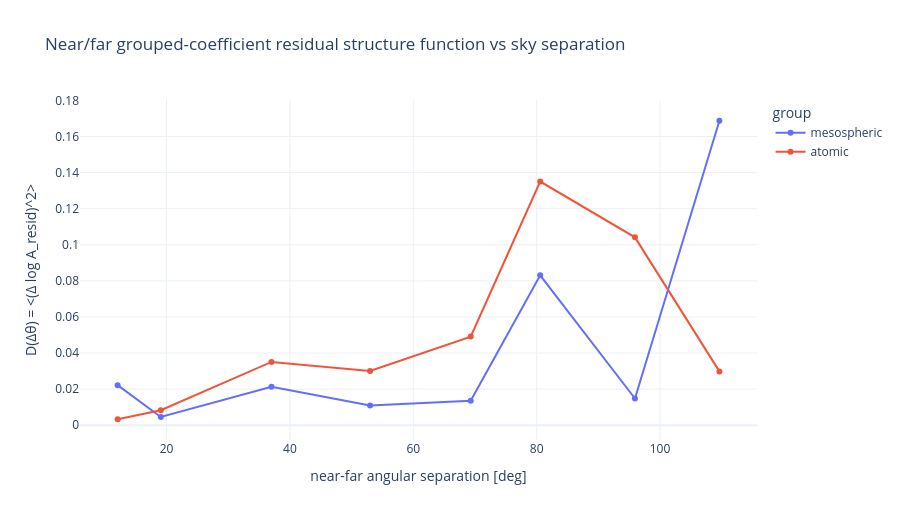

The code cell stored with this chart in its notebook:
### Markdown cell above
## Layer-Normalized Structure Function Diagnostics

This section measures the near/far pair structure function for grouped coefficients after optional van Rhijn normalization. It is intended as a first empirical check on the spatial variability scale available to the model.

### Code cell
# Structure-function diagnostics for grouped coefficients after van Rhijn + airmass normalization

def _angular_separation_deg(ra1_deg, dec1_deg, ra2_deg, dec2_deg):
    ra1 = np.deg2rad(np.asarray(ra1_deg, dtype=np.float64))
    dec1 = np.deg2rad(np.asarray(dec1_deg, dtype=np.float64))
    ra2 = np.deg2rad(np.asarray(ra2_deg, dtype=np.float64))
    dec2 = np.deg2rad(np.asarray(dec2_deg, dtype=np.float64))
    cos_sep = (
        np.sin(dec1) * np.sin(dec2)
        + np.cos(dec1) * np.cos(dec2) * np.cos(ra1 - ra2)
    )
    cos_sep = np.clip(cos_sep, -1.0, 1.0)
    return np.rad2deg(np.arccos(cos_sep))


def _group_amplitude(coef_block, reducer='sum'):
    """Collapse a group's coefficients to one amplitude per row.

    'sum' is the default because it is the total zenith-equivalent emissivity
    of the group, which is what the structure function is meant to track. A
    median over a group is dominated by whichever coefficients happen to be
    mid-magnitude, and for a group like the 402 OH line coefficients it can
    land near zero and be pushed into the logarithm floor.
    """
    coef_block = np.asarray(coef_block, dtype=np.float64)
    coef_block = np.clip(coef_block, 0.0, None)
    if reducer == 'median':
        return np.nanmedian(coef_block, axis=1)
    if reducer == 'sum':
        return np.nansum(coef_block, axis=1)
    raise ValueError(f'unknown reducer {reducer!r}')


# Grouping is defined once, in the loaders cell.  These aliases keep the
# older _sf call sites working without a second copy that can drift.
_contains_any_sf = _contains_any
_build_group_indices_sf = _build_group_indices


required = ['filtered_triplet']
missing = [k for k in required if k not in globals()]
if missing:
    raise RuntimeError('Run the filtering cell first. Missing: ' + ', '.join(missing))

with fits.open('lvmsframe_median_stack_1.2.1_meta_only.fits') as hdul:
    meta_tbl = Table(hdul['META'].data)

row_idx = np.asarray(filtered_triplet['row_index'], dtype=np.int64)
meta_used = meta_tbl[row_idx]
sep_near_far = _angular_separation_deg(
    meta_used['sky_near_ra'],
    meta_used['sky_near_dec'],
    meta_used['sky_far_ra'],
    meta_used['sky_far_dec'],
)

ctx_names_sf = [str(n) for n in filtered_triplet['ctx_names']]
airmass_idx = ctx_names_sf.index('airmass') if 'airmass' in ctx_names_sf else None
if airmass_idx is None:
    raise RuntimeError("airmass context feature is required for residual normalization; rerun Cell 6 + Cell 7 after adding 'airmass' to context_cols.")
group_indices_sf = _build_group_indices_sf(filtered_triplet['coef_names'])

coef_names_sf = [str(n) for n in filtered_triplet['coef_names']]
n_total_coef = len(coef_names_sf)

def _family_tag(name):
    sl = str(name).lower()
    if sl.startswith('moon_bs'):
        return 'moon_bs'
    if sl.startswith('oh'):
        return 'oh'
    return None

group_summary_rows = []
for gname, gidx in group_indices_sf.items():
    idx = np.asarray(gidx, dtype=int)
    raw_names = [coef_names_sf[i] for i in idx]

    moon_names = [n for n in raw_names if _family_tag(n) == 'moon_bs']
    oh_names = [n for n in raw_names if _family_tag(n) == 'oh']
    other_coeff = [n for n in raw_names if _family_tag(n) is None]

    family_tokens = []
    if moon_names:
        family_tokens.append(f"moon_bs[{len(moon_names)}]")
    if oh_names:
        family_tokens.append(f"oh[{len(oh_names)}]")

    group_summary_rows.append({
        'group': gname,
        'vanrhijn_feature': _group_height_feature_name(gname) or 'none',
        'n_coeff': int(idx.size),
        'frac_coeff': float(idx.size / max(n_total_coef, 1)),
        'collapsed_families': ', '.join(family_tokens),
        'moon_bs_example': moon_names[0] if moon_names else '',
        'oh_example': oh_names[0] if oh_names else '',
        'other_coeff': ', '.join(other_coeff),
    })

grouping_summary_df = pd.DataFrame(group_summary_rows).sort_values('n_coeff', ascending=False).reset_index(drop=True)
print('Van Rhijn assignment rules:')
print(_group_height_feature_name.__doc__.strip())
print('\nCoefficient grouping + van Rhijn assignment summary:')
print(
    grouping_summary_df[
        ['group', 'vanrhijn_feature', 'n_coeff', 'frac_coeff', 'collapsed_families', 'moon_bs_example', 'oh_example']
    ].to_string(index=False, float_format=lambda v: f'{v:.4f}')
)
print('Other coefficients by group (verbatim; wavelength-like 4-digit names remain visible):')
for _, r in grouping_summary_df.iterrows():
    print(f"[{r['group']}] {r['other_coeff']}")

# Normalise with EXACTLY the transform the model applies, via the shared
# helper. The previous version divided by van Rhijn and then again by airmass
# itself; dividing by X is not an extinction correction, and on top of the van
# Rhijn division it is a double correction. It injected a spurious
# -log(X_near / X_far) term whose scatter is an order of magnitude larger than
# the real extinction term, which inflated D(dtheta) severalfold and
# contaminated its shape -- making the measured information ceiling far too
# pessimistic. Sharing one code path with the model removes that whole class of
# discrepancy.
_sf_geom_kwargs = dict(
    ctx_names=filtered_triplet['ctx_names'],
    group_indices=group_indices_sf,
    n_coef=filtered_triplet['coef_near'].shape[1],
    coef_wavelengths_a=filtered_triplet.get('coef_wavelengths_a'),
    coef_extinction_k=filtered_triplet.get('coef_extinction_k'),
)
_sf_scale_near = airglow_geometry_scale(filtered_triplet['ctx_near'], **_sf_geom_kwargs)
_sf_scale_far = airglow_geometry_scale(filtered_triplet['ctx_far'], **_sf_geom_kwargs)
_sf_coef_near_em = np.asarray(filtered_triplet['coef_near'], dtype=np.float64) / _sf_scale_near
_sf_coef_far_em = np.asarray(filtered_triplet['coef_far'], dtype=np.float64) / _sf_scale_far
_sf_normalization = 'vanrhijn+extinction (airglow_geometry_scale)'
print(f'Structure function normalised by: {_sf_normalization}')

rows = []

for group_name, idx in group_indices_sf.items():
    if len(idx) == 0 or group_name in ('moon', 'continuum', 'other'):
        continue

    # amplitudes are already in zenith-equivalent (geometry-removed) units,
    # so the only remaining step is the logarithm
    near_amp = _group_amplitude(_sf_coef_near_em[:, idx])
    far_amp = _group_amplitude(_sf_coef_far_em[:, idx])

    near_resid_log_amp = np.log(np.clip(near_amp, 1e-8, None))
    far_resid_log_amp = np.log(np.clip(far_amp, 1e-8, None))

    normalization = _sf_normalization

    delta_resid_log = near_resid_log_amp - far_resid_log_amp
    d_theta = np.asarray(sep_near_far, dtype=np.float64)
    sf_value = delta_resid_log ** 2
    finite = np.isfinite(d_theta) & np.isfinite(sf_value)
    if finite.sum() < 8:
        continue

    d_theta = d_theta[finite]
    sf_value = sf_value[finite]
    edges = np.linspace(d_theta.min(), d_theta.max(), 9)
    edges = np.unique(edges)
    if edges.size < 3:
        continue

    bin_id = np.digitize(d_theta, edges[1:-1], right=False)
    for b in range(edges.size - 1):
        use = bin_id == b
        if use.sum() == 0:
            continue
        rows.append({
            'group': group_name,
            'normalization': normalization,
            'sep_deg_mid': float(np.nanmedian(d_theta[use])),
            'sep_deg_lo': float(edges[b]),
            'sep_deg_hi': float(edges[b + 1]),
            'count': int(use.sum()),
            'structure_function': float(np.nanmean(sf_value[use])),
            'rms_delta_log_amp_resid': float(np.sqrt(np.nanmean(sf_value[use]))),
        })

structure_function_df = pd.DataFrame(rows)
if structure_function_df.empty:
    raise RuntimeError('Structure-function table is empty; check filtered rows and group assignments.')

print('Structure-function summary by group:')
print(
    structure_function_df.groupby(['group', 'normalization'], as_index=False)
    .agg(
        n_bins=('count', 'size'),
        mean_count=('count', 'mean'),
        mean_structure_function=('structure_function', 'mean'),
        mean_rms_delta_log_amp_resid=('rms_delta_log_amp_resid', 'mean'),
    )
    .to_string(index=False, float_format=lambda v: f'{v:.6g}')
)

fig_structure = px.line(
    structure_function_df,
    x='sep_deg_mid',
    y='structure_function',
    color='group',
    markers=True,
    hover_data=['count', 'normalization', 'rms_delta_log_amp_resid'],
    title='Near/far grouped-coefficient residual structure function vs sky separation',
    labels={
        'sep_deg_mid': 'near-far angular separation [deg]',
        'structure_function': 'D(Δθ) = <(Δ log A_resid)^2>',
    },
)
fig_structure.update_layout(template='plotly_white', height=520)
fig_structure.show()

### Figure 1 — Plotly figure (JSON) as saved in the notebook; plotly's stock layout.template omitted (floating-point values rounded to 4 significant figures)
{"data": [{"customdata": [[1175, "vanrhijn+extinction (airglow_geometry_scale)", 0.149], [2468, "vanrhijn+extinction (airglow_geometry_scale)", 0.06761], [3314, "vanrhijn+extinction (airglow_geometry_scale)", 0.1461], [3360, "vanrhijn+extinction (airglow_geometry_scale)", 0.1044], [3223, "vanrhijn+extinction (airglow_geometry_scale)", 0.1167], [720, "vanrhijn+extinction (airglow_geometry_scale)", 0.2883], [263, "vanrhijn+extinction (airglow_geometry_scale)", 0.1217], [3, "vanrhijn+extinction (airglow_geometry_scale)", 0.4108]], "hovertemplate": "group=mesospheric<br>near-far angular separation [deg]=%{x}<br>D(Δθ) = <(Δ log A_resid)^2>=%{y}<br>count=%{customdata[0]}<br>normalization=%{customdata[1]}<br>rms_delta_log_amp_resid=%{customdata[2]}<extra></extra>", "legendgroup": "mesospheric", "line": {"color": "#636efa", "dash": "solid"}, "marker": {"symbol": "circle"}, "mode": "lines+markers", "name": "mesospheric", "orientation": "v", "showlegend": true, "type": "scatter", "x": [12.06, 19.06, 37.01, 52.99, 69.31, 80.58, 95.94, 109.6], "xaxis": "x", "y": [0.02222, 0.004571, 0.02134, 0.0109, 0.01362, 0.0831, 0.01482, 0.1688], "yaxis": "y"}, {"customdata": [[1175, "vanrhijn+extinction (airglow_geometry_scale)", 0.05762], [2468, "vanrhijn+extinction (airglow_geometry_scale)", 0.09117], [3314, "vanrhijn+extinction (airglow_geometry_scale)", 0.1873], [3360, "vanrhijn+extinction (airglow_geometry_scale)", 0.1733], [3223, "vanrhijn+extinction (airglow_geometry_scale)", 0.2216], [720, "vanrhijn+extinction (airglow_geometry_scale)", 0.3675], [263, "vanrhijn+extinction (airglow_geometry_scale)", 0.3227], [3, "vanrhijn+extinction (airglow_geometry_scale)", 0.1727]], "hovertemplate": "group=atomic<br>near-far angular separation [deg]=%{x}<br>D(Δθ) = <(Δ log A_resid)^2>=%{y}<br>count=%{customdata[0]}<br>normalization=%{customdata[1]}<br>rms_delta_log_amp_resid=%{customdata[2]}<extra></extra>", "legendgroup": "atomic", "line": {"color": "#EF553B", "dash": "solid"}, "marker": {"symbol": "circle"}, "mode": "lines+markers", "name": "atomic", "orientation": "v", "showlegend": true, "type": "scatter", "x": [12.06, 19.06, 37.01, 52.99, 69.31, 80.58, 95.94, 109.6], "xaxis": "x", "y": [0.00332, 0.008312, 0.03507, 0.03003, 0.04912, 0.1351, 0.1041, 0.02984], "yaxis": "y"}], "layout": {"height": 520, "legend": {"title": {"text": "group"}, "tracegroupgap": 0}, "title": {"text": "Near/far grouped-coefficient residual structure function vs sky separation"}, "xaxis": {"anchor": "y", "domain": [0, 1], "title": {"text": "near-far angular separation [deg]"}}, "yaxis": {"anchor": "x", "domain": [0, 1], "title": {"text": "D(Δθ) = <(Δ log A_resid)^2>"}}}}
